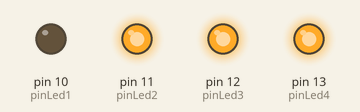
This sketch was run on a simulated Arduino Uno, built with avr-gcc and run on an emulated ATmega328P. Shown: output pins drawn as LEDs (lit = HIGH).

Above: at 0.2 s.
At 1.2 s:
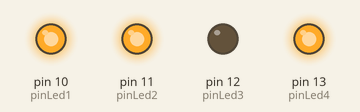
At 2.7 s:
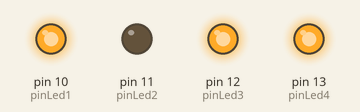
At 3.7 s:
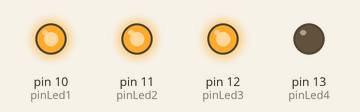
Timing chart, 0 to 4.6 s (numbered marks = the images above):
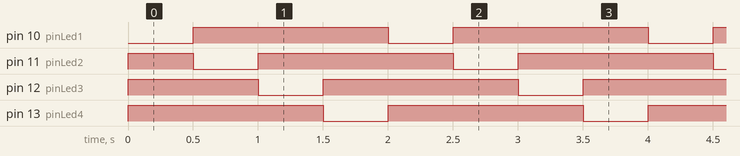

The sketch:

MultiShield_Leds.ino
```cpp
// Exemplo de uso da Multi Function Shield - LEDs
// DQ, dez/2016
// http://dqsoft.blogspot.com

const int pinLed1 = 10;
const int pinLed2 = 11;
const int pinLed3 = 12;
const int pinLed4 = 13;

const int leds[] = { pinLed1, pinLed2, pinLed3, pinLed4 };
#define NLEDS (sizeof(leds) / sizeof(leds[0]))

void setup() {
  for (int i = 0; i < NLEDS; i++) {
    pinMode (leds[i], OUTPUT);
    digitalWrite (leds[i], HIGH);
  }
}

void loop() {
  for (int i = 0; i < NLEDS; i++) {
    digitalWrite (leds[i], LOW);
    delay (500);
    digitalWrite (leds[i], HIGH);
  }
}
```

Measured:
- by itself, pin 10 (pinLed1), pin 11 (pinLed2), pin 12 (pinLed3), pin 13 (pinLed4): alternates HIGH for 1.5 s and LOW for 0.50 s
- by itself, everything shown: repeats every 2.0 s, in 5 steps
